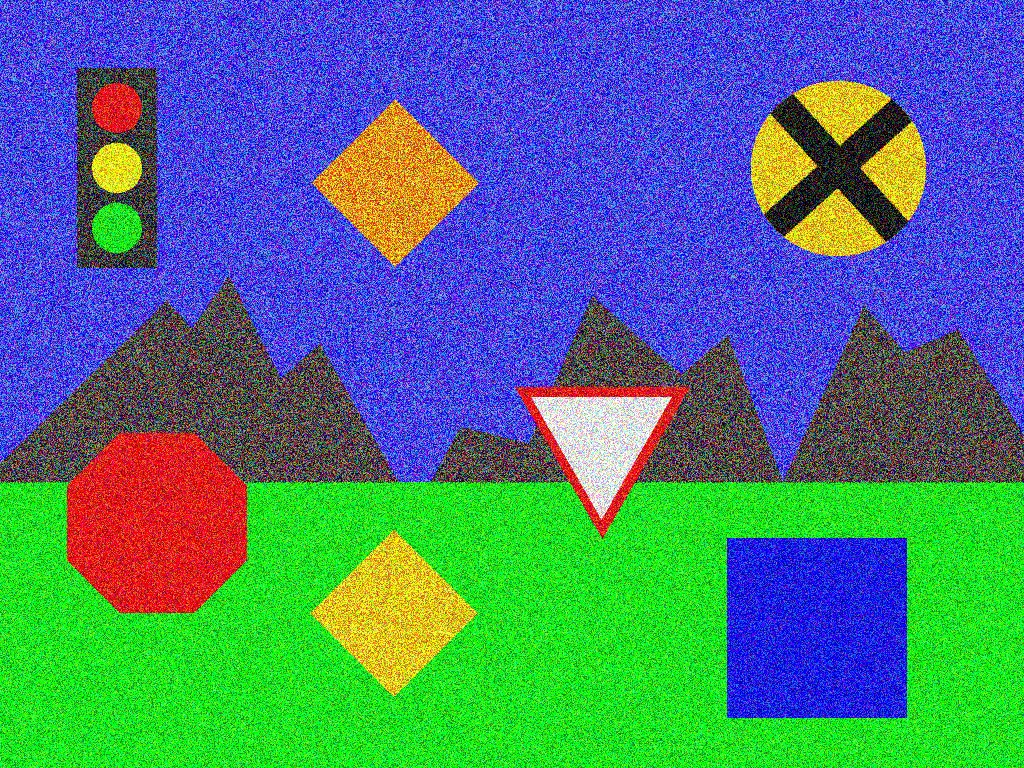
#> input picture Homework Folder/HW2/images/all_signs_noise.jpg, 1024 x 768 px
$ python detectionsblue.py
#> lines starting #> are read from the running program, lines starting #| are printed output that depends on the picture; after the words box and inside, x2 and y2 are one past the last pixel; in counts of white or black regions, pixels touching at a corner belong together
import cv2
import numpy as np

def nothing(x):
    pass

# Load image
img = cv2.imread('images/all_signs_noise.jpg')
#> img is the input picture: shape (768, 1024, 3); mean B, G, R 126.1, 118.7, 76.5
hsv = cv2.cvtColor(img, cv2.COLOR_BGR2HSV)
#> hsv: shape (768, 1024, 3); mean H, S, V 90.7, 192.1, 200.5

# Create window and trackbars for adjusting blue HSV range
cv2.namedWindow("Blue Trackbars")
cv2.resizeWindow("Blue Trackbars", 600, 300)

cv2.createTrackbar("H Low", "Blue Trackbars", 90, 179, nothing)
cv2.createTrackbar("H High", "Blue Trackbars", 130, 179, nothing)
cv2.createTrackbar("S Low", "Blue Trackbars", 50, 255, nothing)
cv2.createTrackbar("S High", "Blue Trackbars", 255, 255, nothing)
cv2.createTrackbar("V Low", "Blue Trackbars", 50, 255, nothing)
cv2.createTrackbar("V High", "Blue Trackbars", 255, 255, nothing)

while True:
    # Get trackbar positions
    h_low = cv2.getTrackbarPos("H Low", "Blue Trackbars")
    h_high = cv2.getTrackbarPos("H High", "Blue Trackbars")
    s_low = cv2.getTrackbarPos("S Low", "Blue Trackbars")
    s_high = cv2.getTrackbarPos("S High", "Blue Trackbars")
    v_low = cv2.getTrackbarPos("V Low", "Blue Trackbars")
    v_high = cv2.getTrackbarPos("V High", "Blue Trackbars")

    # Create mask for blue pixels
    lower = np.array([h_low, s_low, v_low])
    upper = np.array([h_high, s_high, v_high])
    mask = cv2.inRange(hsv, lower, upper)
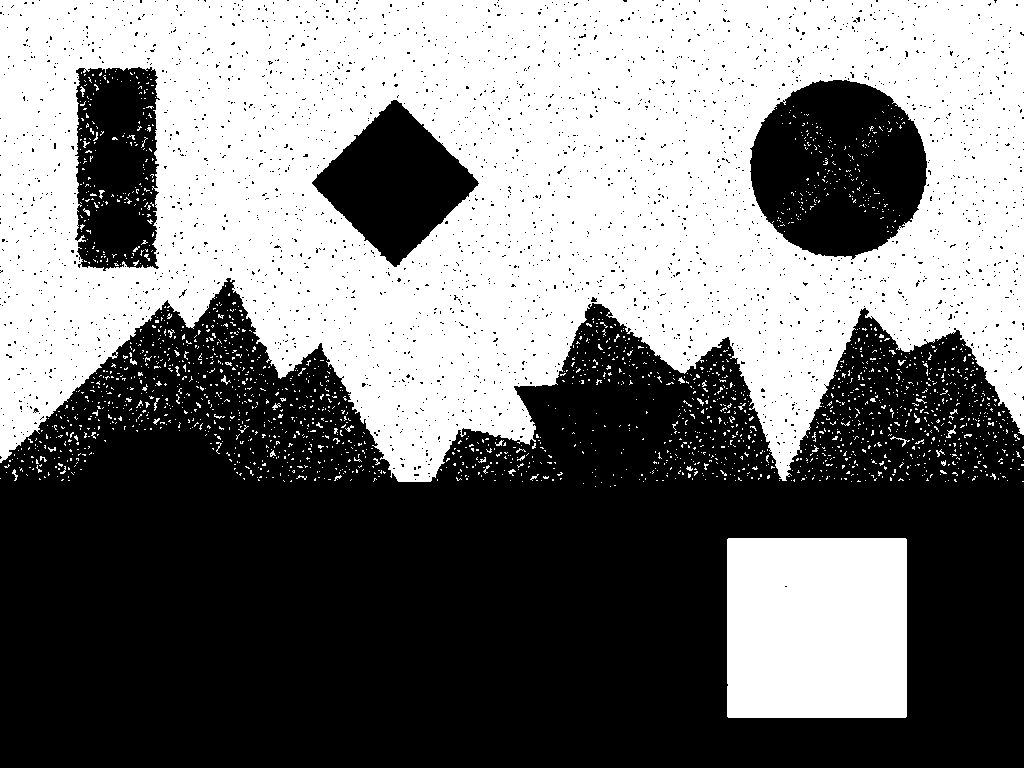
#> mask: shape (768, 1024); 46.8% white; 2227 white regions (2188 under 20 px), largest, box (x1, y1, x2, y2) and area: (0, 0, 1024, 482) 326488, (727, 538, 907, 718) 32392, (946, 425, 956, 438) 45

    # Apply mask to original image
    result = cv2.bitwise_and(img, img, mask=mask)
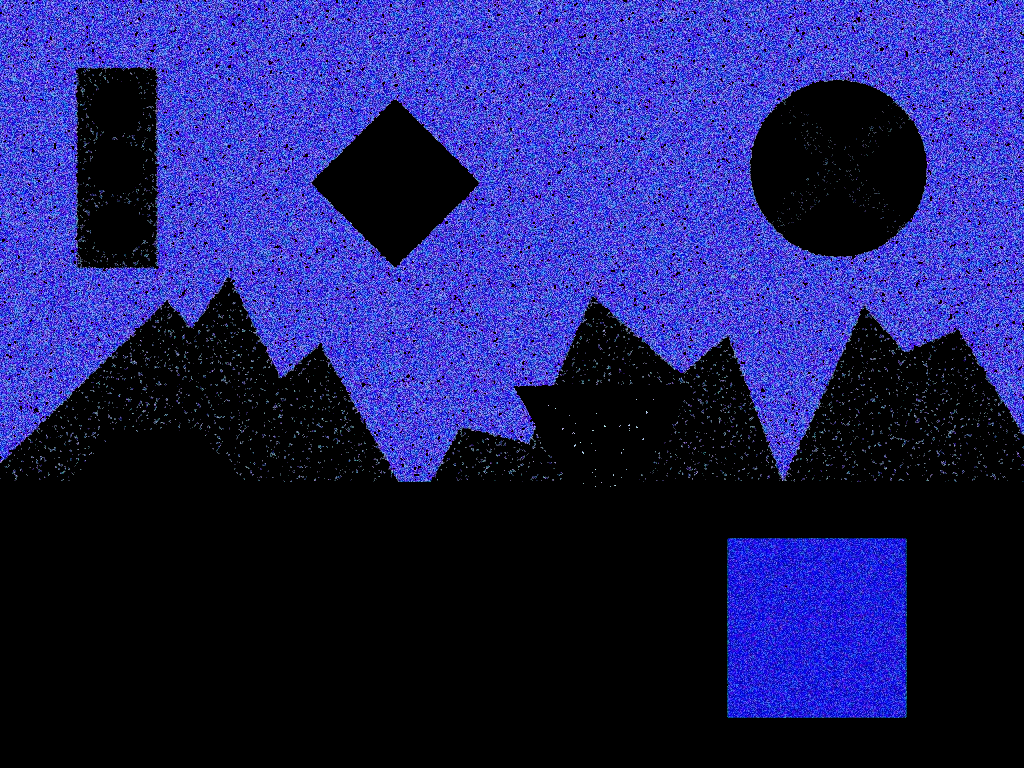
#> result: shape (768, 1024, 3); mean B, G, R 99.8, 31.8, 31.6

    # Display images
    cv2.imshow("Original", img)
    cv2.imshow("Mask", mask)
    cv2.imshow("Blue Pixels", result)

    # Exit on ESC key
    if cv2.waitKey(1) & 0xFF == 27:
#> (key Esc is pressed here)
        break

cv2.destroyAllWindows()
